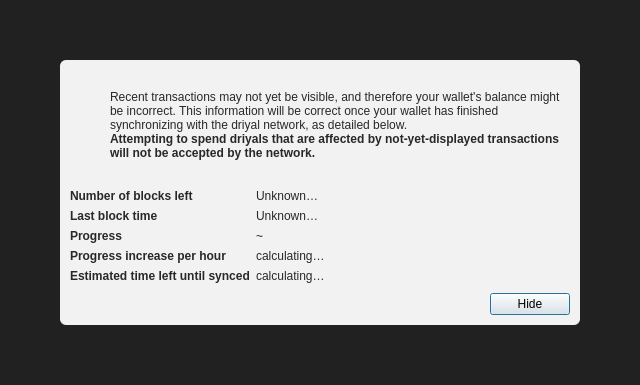
<?xml version="1.0" encoding="UTF-8"?>
<ui version="4.0">
 <class>ModalOverlay</class>
 <widget class="QWidget" name="ModalOverlay">
  <property name="geometry">
   <rect>
    <x>0</x>
    <y>0</y>
    <width>640</width>
    <height>385</height>
   </rect>
  </property>
  <property name="windowTitle">
   <string>Form</string>
  </property>
  <layout class="QVBoxLayout" name="verticalLayout" stretch="0">
   <property name="sizeConstraint">
    <enum>QLayout::SetDefaultConstraint</enum>
   </property>
   <property name="leftMargin">
    <number>0</number>
   </property>
   <property name="topMargin">
    <number>0</number>
   </property>
   <property name="rightMargin">
    <number>0</number>
   </property>
   <property name="bottomMargin">
    <number>0</number>
   </property>
   <item>
    <widget class="QWidget" name="bgWidget" native="true">
     <property name="styleSheet">
      <string notr="true">#bgWidget { background: rgba(0,0,0,220); }</string>
     </property>
     <layout class="QVBoxLayout" name="verticalLayoutMain" stretch="1">
      <property name="leftMargin">
       <number>60</number>
      </property>
      <property name="topMargin">
       <number>60</number>
      </property>
      <property name="rightMargin">
       <number>60</number>
      </property>
      <property name="bottomMargin">
       <number>60</number>
      </property>
      <item>
       <widget class="QWidget" name="contentWidget" native="true">
        <property name="styleSheet">
         <string notr="true">#contentWidget { background: rgba(255,255,255,240); border-radius: 6px; }

QLabel { color: rgb(40,40,40);  }</string>
        </property>
        <layout class="QVBoxLayout" name="verticalLayoutSub" stretch="1,0,0,0">
         <property name="spacing">
          <number>0</number>
         </property>
         <property name="leftMargin">
          <number>10</number>
         </property>
         <property name="topMargin">
          <number>10</number>
         </property>
         <property name="rightMargin">
          <number>10</number>
         </property>
         <property name="bottomMargin">
          <number>10</number>
         </property>
         <item>
          <layout class="QHBoxLayout" name="horizontalLayoutIconText" stretch="0,1">
           <property name="topMargin">
            <number>20</number>
           </property>
           <item>
            <layout class="QVBoxLayout" name="verticalLayoutIcon">
             <property name="leftMargin">
              <number>0</number>
             </property>
             <item>
              <widget class="QPushButton" name="warningIcon">
               <property name="enabled">
                <bool>false</bool>
               </property>
               <property name="text">
                <string/>
               </property>
               <property name="icon">
                <iconset>
                 <normaloff>:/icons/warning</normaloff>
                 <disabledoff>:/icons/warning</disabledoff>:/icons/warning</iconset>
               </property>
               <property name="iconSize">
                <size>
                 <width>48</width>
                 <height>48</height>
                </size>
               </property>
               <property name="flat">
                <bool>true</bool>
               </property>
              </widget>
             </item>
             <item>
              <spacer name="verticalSpacerWarningIcon">
               <property name="orientation">
                <enum>Qt::Vertical</enum>
               </property>
               <property name="sizeHint" stdset="0">
                <size>
                 <width>20</width>
                 <height>40</height>
                </size>
               </property>
              </spacer>
             </item>
            </layout>
           </item>
           <item>
            <layout class="QVBoxLayout" name="verticalLayoutInfoText">
             <property name="leftMargin">
              <number>0</number>
             </property>
             <property name="topMargin">
              <number>0</number>
             </property>
             <item>
              <widget class="QLabel" name="infoText">
               <property name="text">
                <string>Recent transactions may not yet be visible, and therefore your wallet's balance might be incorrect. This information will be correct once your wallet has finished synchronizing with the driyal network, as detailed below.</string>
               </property>
               <property name="textFormat">
                <enum>Qt::RichText</enum>
               </property>
               <property name="wordWrap">
                <bool>true</bool>
               </property>
              </widget>
             </item>
             <item>
              <widget class="QLabel" name="infoTextStrong">
               <property name="font">
                <font>
                 <weight>75</weight>
                 <bold>true</bold>
                </font>
               </property>
               <property name="text">
                <string>Attempting to spend driyals that are affected by not-yet-displayed transactions will not be accepted by the network.</string>
               </property>
               <property name="textFormat">
                <enum>Qt::RichText</enum>
               </property>
               <property name="wordWrap">
                <bool>true</bool>
               </property>
              </widget>
             </item>
             <item>
              <spacer name="verticalSpacerInTextSpace">
               <property name="orientation">
                <enum>Qt::Vertical</enum>
               </property>
               <property name="sizeHint" stdset="0">
                <size>
                 <width>20</width>
                 <height>40</height>
                </size>
               </property>
              </spacer>
             </item>
            </layout>
           </item>
          </layout>
         </item>
         <item>
          <spacer name="verticalSpacerAfterText">
           <property name="orientation">
            <enum>Qt::Vertical</enum>
           </property>
           <property name="sizeHint" stdset="0">
            <size>
             <width>20</width>
             <height>40</height>
            </size>
           </property>
          </spacer>
         </item>
         <item>
          <layout class="QFormLayout" name="formLayout">
           <property name="fieldGrowthPolicy">
            <enum>QFormLayout::FieldsStayAtSizeHint</enum>
           </property>
           <property name="horizontalSpacing">
            <number>6</number>
           </property>
           <property name="verticalSpacing">
            <number>6</number>
           </property>
           <property name="topMargin">
            <number>10</number>
           </property>
           <item row="0" column="0">
            <widget class="QLabel" name="labelNumberOfBlocksLeft">
             <property name="font">
              <font>
               <weight>75</weight>
               <bold>true</bold>
              </font>
             </property>
             <property name="text">
              <string>Number of blocks left</string>
             </property>
            </widget>
           </item>
           <item row="0" column="1">
            <widget class="QLabel" name="numberOfBlocksLeft">
             <property name="text">
              <string>Unknown…</string>
             </property>
            </widget>
           </item>
           <item row="1" column="0">
            <widget class="QLabel" name="labelLastBlockTime">
             <property name="font">
              <font>
               <weight>75</weight>
               <bold>true</bold>
              </font>
             </property>
             <property name="text">
              <string>Last block time</string>
             </property>
            </widget>
           </item>
           <item row="1" column="1">
            <widget class="QLabel" name="newestBlockDate">
             <property name="sizePolicy">
              <sizepolicy hsizetype="Maximum" vsizetype="Preferred">
               <horstretch>0</horstretch>
               <verstretch>0</verstretch>
              </sizepolicy>
             </property>
             <property name="text">
              <string>Unknown…</string>
             </property>
            </widget>
           </item>
           <item row="2" column="0">
            <widget class="QLabel" name="labelSyncDone">
             <property name="font">
              <font>
               <weight>75</weight>
               <bold>true</bold>
              </font>
             </property>
             <property name="text">
              <string>Progress</string>
             </property>
            </widget>
           </item>
           <item row="2" column="1">
            <layout class="QHBoxLayout" name="horizontalLayoutSync" stretch="0,1">
             <item>
              <widget class="QLabel" name="percentageProgress">
               <property name="text">
                <string notr="true">~</string>
               </property>
              </widget>
             </item>
            </layout>
           </item>
           <item row="4" column="0">
            <widget class="QLabel" name="labelProgressIncrease">
             <property name="font">
              <font>
               <weight>75</weight>
               <bold>true</bold>
              </font>
             </property>
             <property name="text">
              <string>Progress increase per hour</string>
             </property>
            </widget>
           </item>
           <item row="4" column="1">
            <widget class="QLabel" name="progressIncreasePerH">
             <property name="text">
              <string>calculating…</string>
             </property>
            </widget>
           </item>
           <item row="5" column="0">
            <widget class="QLabel" name="labelEstimatedTimeLeft">
             <property name="font">
              <font>
               <weight>75</weight>
               <bold>true</bold>
              </font>
             </property>
             <property name="text">
              <string>Estimated time left until synced</string>
             </property>
            </widget>
           </item>
           <item row="5" column="1">
            <widget class="QLabel" name="expectedTimeLeft">
             <property name="text">
              <string>calculating…</string>
             </property>
            </widget>
           </item>
          </layout>
         </item>
         <item>
          <layout class="QHBoxLayout" name="horizontalLayoutButtons">
           <property name="leftMargin">
            <number>10</number>
           </property>
           <property name="topMargin">
            <number>10</number>
           </property>
           <item>
            <spacer name="horizontalSpacer">
             <property name="orientation">
              <enum>Qt::Horizontal</enum>
             </property>
             <property name="sizeHint" stdset="0">
              <size>
               <width>40</width>
               <height>20</height>
              </size>
             </property>
            </spacer>
           </item>
           <item>
            <widget class="QPushButton" name="closeButton">
             <property name="text">
              <string>Hide</string>
             </property>
             <property name="shortcut">
              <string>Esc</string>
             </property>
             <property name="focusPolicy">
              <enum>Qt::StrongFocus</enum>
             </property>
             <property name="default">
              <bool>true</bool>
             </property>
            </widget>
           </item>
          </layout>
         </item>
        </layout>
       </widget>
      </item>
     </layout>
    </widget>
   </item>
  </layout>
 </widget>
 <resources/>
 <connections/>
</ui>
